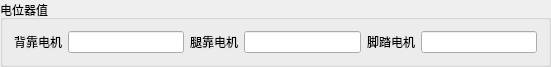
  <widget class="QGroupBox" name="groupBox_5">
   <property name="geometry">
    <rect>
     <x>450</x>
     <y>10</y>
     <width>551</width>
     <height>61</height>
    </rect>
   </property>
   <property name="title">
    <string>电位器值</string>
   </property>
   <layout class="QGridLayout" name="gridLayout_27">
    <item row="0" column="0">
     <layout class="QGridLayout" name="gridLayout_26">
      <item row="0" column="2">
       <layout class="QGridLayout" name="gridLayout_23">
        <item row="1" column="0">
         <widget class="QLabel" name="label_20">
          <property name="text">
           <string>脚踏电机</string>
          </property>
         </widget>
        </item>
        <item row="1" column="1">
         <widget class="QLineEdit" name="leMotorFootPosition"/>
        </item>
        <item row="0" column="1">
         <spacer name="verticalSpacer_49">
          <property name="orientation">
           <enum>Qt::Vertical</enum>
          </property>
          <property name="sizeHint" stdset="0">
           <size>
            <width>20</width>
            <height>40</height>
           </size>
          </property>
         </spacer>
        </item>
        <item row="2" column="1">
         <spacer name="verticalSpacer_50">
          <property name="orientation">
           <enum>Qt::Vertical</enum>
          </property>
          <property name="sizeHint" stdset="0">
           <size>
            <width>20</width>
            <height>40</height>
           </size>
          </property>
         </spacer>
        </item>
       </layout>
      </item>
      <item row="0" column="1">
       <layout class="QGridLayout" name="gridLayout_22">
        <item row="1" column="1">
         <widget class="QLineEdit" name="leMotorLegPosition"/>
        </item>
        <item row="1" column="0">
         <widget class="QLabel" name="label_21">
          <property name="text">
           <string>腿靠电机</string>
          </property>
         </widget>
        </item>
        <item row="0" column="1">
         <spacer name="verticalSpacer_47">
          <property name="orientation">
           <enum>Qt::Vertical</enum>
          </property>
          <property name="sizeHint" stdset="0">
           <size>
            <width>20</width>
            <height>40</height>
           </size>
          </property>
         </spacer>
        </item>
        <item row="2" column="1">
         <spacer name="verticalSpacer_48">
          <property name="orientation">
           <enum>Qt::Vertical</enum>
          </property>
          <property name="sizeHint" stdset="0">
           <size>
            <width>20</width>
            <height>40</height>
           </size>
          </property>
         </spacer>
        </item>
       </layout>
      </item>
      <item row="0" column="0">
       <layout class="QGridLayout" name="gridLayout_21">
        <item row="1" column="0">
         <widget class="QLabel" name="label_16">
          <property name="text">
           <string>背靠电机</string>
          </property>
         </widget>
        </item>
        <item row="1" column="1">
         <widget class="QLineEdit" name="leMotorBackPosition"/>
        </item>
        <item row="0" column="1">
         <spacer name="verticalSpacer_45">
          <property name="orientation">
           <enum>Qt::Vertical</enum>
          </property>
          <property name="sizeHint" stdset="0">
           <size>
            <width>20</width>
            <height>40</height>
           </size>
          </property>
         </spacer>
        </item>
        <item row="2" column="1">
         <spacer name="verticalSpacer_46">
          <property name="orientation">
           <enum>Qt::Vertical</enum>
          </property>
          <property name="sizeHint" stdset="0">
           <size>
            <width>20</width>
            <height>40</height>
           </size>
          </property>
         </spacer>
        </item>
       </layout>
      </item>
     </layout>
    </item>
   </layout>
  </widget>
